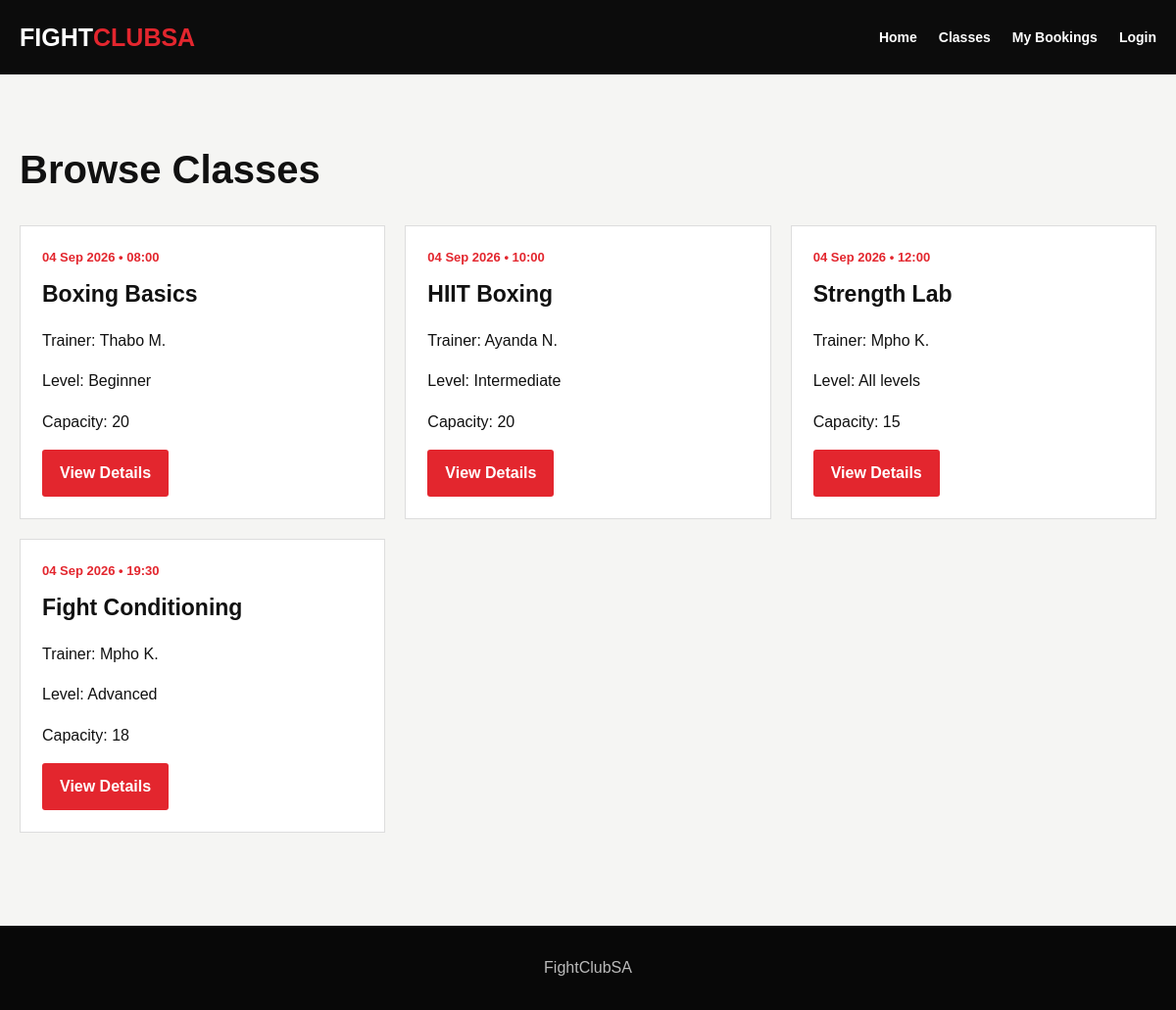
Screenshot of /catalog.php with the database file from the repository.
### tables this page shows
CREATE TABLE IF NOT EXISTS Classes (class_id INT PRIMARY KEY AUTO_INCREMENT, class_name VARCHAR(100) NOT NULL, trainer_id INT, schedule_date DATE NOT NULL, start_time TIME NOT NULL, capacity INT DEFAULT 20, level VARCHAR(50) DEFAULT 'All levels', description TEXT, FOREIGN KEY (trainer_id) REFERENCES Trainers(trainer_id));

CREATE TABLE IF NOT EXISTS Trainers (trainer_id INT PRIMARY KEY AUTO_INCREMENT, trainer_name VARCHAR(100) NOT NULL, specialization VARCHAR(100));

### catalog.php (the view)
<?php require_once 'config/database.php'; $stmt=$pdo->query("SELECT c.*,t.trainer_name FROM Classes c LEFT JOIN Trainers t ON c.trainer_id=t.trainer_id ORDER BY c.schedule_date,c.start_time");$classes=$stmt->fetchAll(); ?>
<!doctype html><html><head><meta charset="utf-8"><meta name="viewport" content="width=device-width,initial-scale=1"><title>Classes | FightClubSA</title><link rel="stylesheet" href="assets/css/style.css"></head><body><header><div class="wrap nav"><a class="logo" href="Index.php">FIGHT<span>CLUBSA</span></a><nav><ul><li><a href="Index.php">Home</a></li><li><a href="catalog.php">Classes</a></li><li><a href="cart.php">My Bookings</a></li><li><a href="login.php">Login</a></li></ul></nav></div></header><main class="section"><div class="wrap"><h2>Browse Classes</h2><div class="grid"><?php foreach($classes as $c): ?><article class="card"><div class="time"><?=htmlspecialchars(date('d M Y',strtotime($c['schedule_date'])))?> • <?=substr($c['start_time'],0,5)?></div><h3><?=htmlspecialchars($c['class_name'])?></h3><p>Trainer: <?=htmlspecialchars($c['trainer_name']??'N/A')?></p><p>Level: <?=htmlspecialchars($c['level'])?></p><p>Capacity: <?=htmlspecialchars($c['capacity'])?></p><a class="btn" href="product.php?id=<?=$c['class_id']?>">View Details</a></article><?php endforeach; ?></div></div></main><footer>FightClubSA</footer></body></html>

### style.css (style rules this page uses)
:root { --dark:#111;--red:#e3262e;--light:#f5f5f3;--white:#fff;--muted:#707070;--line:#ddd }
* { box-sizing:border-box }
body { margin:0;font-family:Arial,Helvetica,sans-serif;background:var(--light);color:#111;line-height:1.6 }
a { text-decoration:none;color:inherit }
.wrap { max-width:1200px;margin:auto;padding:0 20px }
header { background:#0c0c0c;color:#fff;padding:18px 0;position:sticky;top:0;z-index:20 }
.nav { display:flex;align-items:center;gap:28px }
.logo { font-weight:900;font-size:25px;margin-right:auto }
.logo span { color:var(--red) }
nav ul { display:flex;gap:22px;list-style:none;margin:0;padding:0;font-size:14px;font-weight:700 }
.btn { display:inline-block;background:var(--red);color:#fff;border:0;padding:11px 18px;border-radius:3px;font-weight:800;cursor:pointer }
.section { padding:65px 0 }
.section h2 { font-size:40px;margin:0 0 25px }
.grid { display:grid;grid-template-columns:repeat(3,1fr);gap:20px }
.card { background:#fff;border:1px solid var(--line);padding:22px }
.card h3 { margin:8px 0;font-size:23px }
.time { color:var(--red);font-weight:900;font-size:13px }
footer { background:#080808;color:#bbb;text-align:center;padding:30px;margin-top:30px }

### rows the page displays
classes: schedule_date "04 Sep 2026", start_time "08:00", class_name "Boxing Basics", trainer.trainer_name "Thabo M.", level "Beginner", capacity "20"
classes: schedule_date "04 Sep 2026", start_time "10:00", class_name "HIIT Boxing", trainer.trainer_name "Ayanda N.", level "Intermediate", capacity "20"
classes: schedule_date "04 Sep 2026", start_time "12:00", class_name "Strength Lab", trainer.trainer_name "Mpho K.", level "All levels", capacity "15"
classes: schedule_date "04 Sep 2026", start_time "19:30", class_name "Fight Conditioning", trainer.trainer_name "Mpho K.", level "Advanced", capacity "18"
